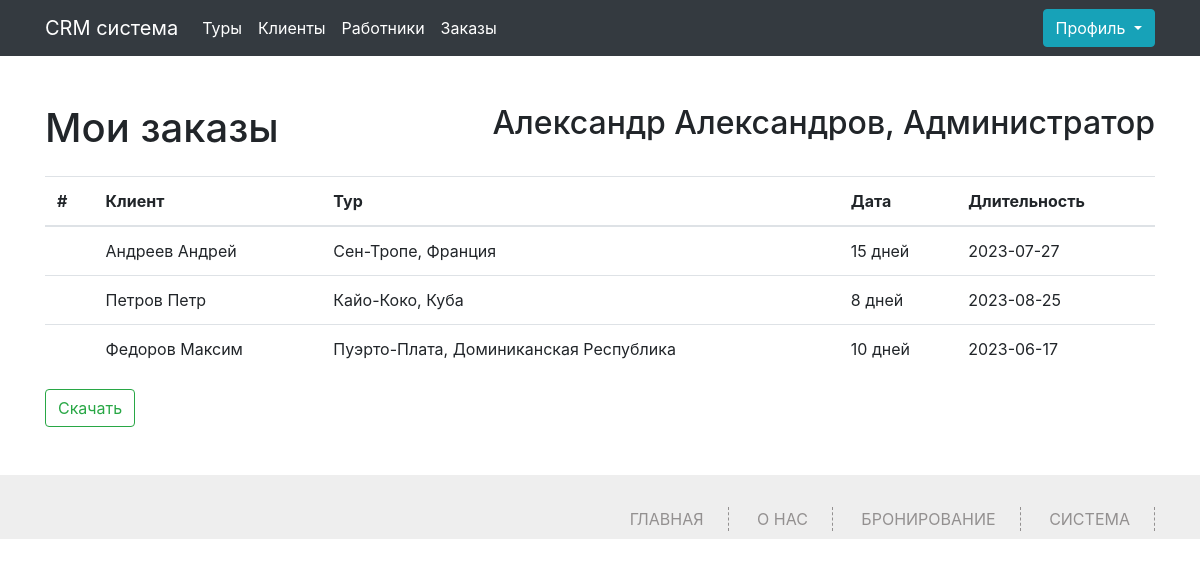
The app's page /my-orders (signed in), older data.
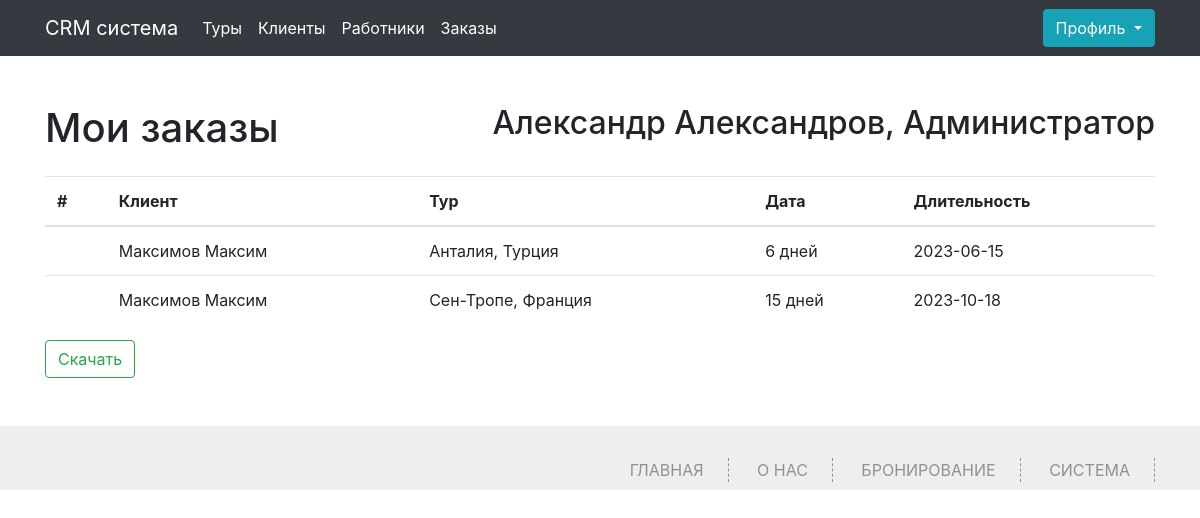
The same page, newer data.
### app.py (models this page shows, shortened)
class Orders(db.Model):
    id = db.Column(db.Integer,primary_key=True)
    id_client = db.Column(db.Integer, db.ForeignKey('client.id'))
    id_tur = db.Column(db.Integer, db.ForeignKey('tur.id'))
    id_worker = db.Column(db.Integer, db.ForeignKey('worker.id'))
    date = db.Column(db.String(100))

class Client(db.Model):
    id = db.Column(db.Integer,primary_key=True)
    name = db.Column(db.String(100))
    surname = db.Column(db.String(100))
    secondname = db.Column(db.String(100))
    phone = db.Column(db.Integer,unique=True)
    order_id = db.relationship('Orders', backref='client', lazy='dynamic')

class Tur(db.Model):
    id = db.Column(db.Integer,primary_key=True)
    title = db.Column(db.String(100))
    price = db.Column(db.Integer)
    duration = db.Column(db.Integer)
    order_id = db.relationship('Orders', backref='tur', lazy='dynamic')

### app.py (the view)
@app.route('/my-orders', methods=['GET', 'POST'])
def my_orders():
    if 'name' not in session:
        abort(401)
    worker = Worker.query.filter_by(phone=session['name']).first()
    orders = Orders.query.filter_by(id_worker = worker.id).all()
    turs = Tur.query.all()
    clients = Client.query.all()
    clients_list = []
    worker_list = []
    tur_list = []
    for order in orders:
        q_client = Client.query.filter_by(id=order.id_client).first()
        clients_list.append(q_client)
        q_worker = Worker.query.filter_by(id=order.id_worker).first()
        worker_list.append(q_worker)
        q_tur = Tur.query.filter_by(id=order.id_tur).first()
        tur_list.append(q_tur)
    return render_template("my-orders.html",turs=turs,clients=clients,orders=orders,zip=zip,clients_list=clients_list,worker_list=worker_list, tur_list= tur_list)

### app.py (called while the page is built)
@app.context_processor
def inject_user():
    def get_user_name():
        if 'name' in session:
            return Worker.query.filter_by(phone=session['name']).first()
    return dict(active_user=get_user_name())

### templates/my-orders.html (shortened to what this page needs)
{% extends 'base.html' %}
{% block main %}
<div class="container">
	<div class="content my-5">
		<div class="d-flex justify-content-between my-3">
			<h1>Мои заказы</h1>
            <h2>{{active_user.name}} {{active_user.surname}}, {{active_user.job}}</h2>
		</div>
  {% if not orders%}
  <h2>Список пуст!</h2>
  {%else%}
		<table class="table">
			<thead>
			  <tr>
				<th scope="col">#</th>
				<th scope="col">Клиент</th>
				<th scope="col">Тур</th>
				<th scope="col">Дата</th>
				<th scope="col">Длительность</th>
			  </tr>
			</thead>
			<tbody>
				{%for order,client,tur,worker in zip(orders,clients_list,tur_list,worker_list)%}
			  <tr>
				<th scope="row"></th>
				<td>{{client.surname}} {{client.name}}</td>
				<td>{{tur.title}}</td>
				<td>{{tur.duration}} дней</td>
				<td>{{order.date}}</td>
			  </tr>
			  {%endfor%}
			</tbody>
		  </table>
		  <a href="/my-orders-to-csv" class="btn btn-outline-success">Скачать</a>
		  {%endif%}
	</div>
</div>
{% endblock %}

Row changes from the older to the newer data that the page shows:
removed Orders: surname "Петров", name "Петр", title "Кайо-Коко, Куба", duration "8", date "2023-08-25"
removed Orders: surname "Федоров", name "Максим", title "Пуэрто-Плата, Доминиканская Республика", duration "10", date "2023-06-17"
now on this page (row edited): Orders: surname "Максимов", name "Максим", title "Анталия, Турция", duration "6", date "2023-06-15"
changed Orders "Сен-Тропе, Франция": surname "Андреев" → "Максимов"; name "Андрей" → "Максим"; date "2023-07-27" → "2023-10-18"
